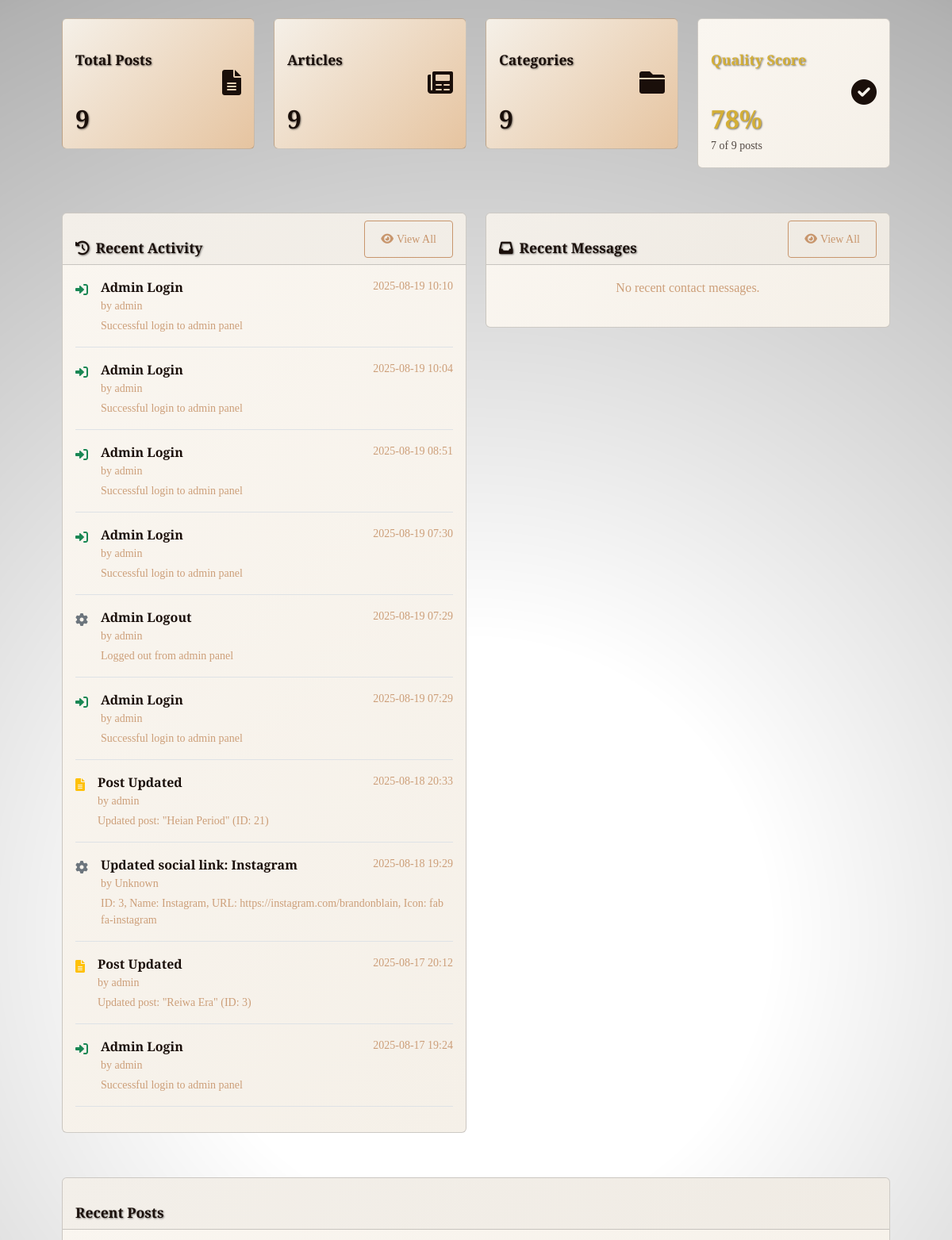
The page /admin (signed in, middle part) on the database as committed earlier.
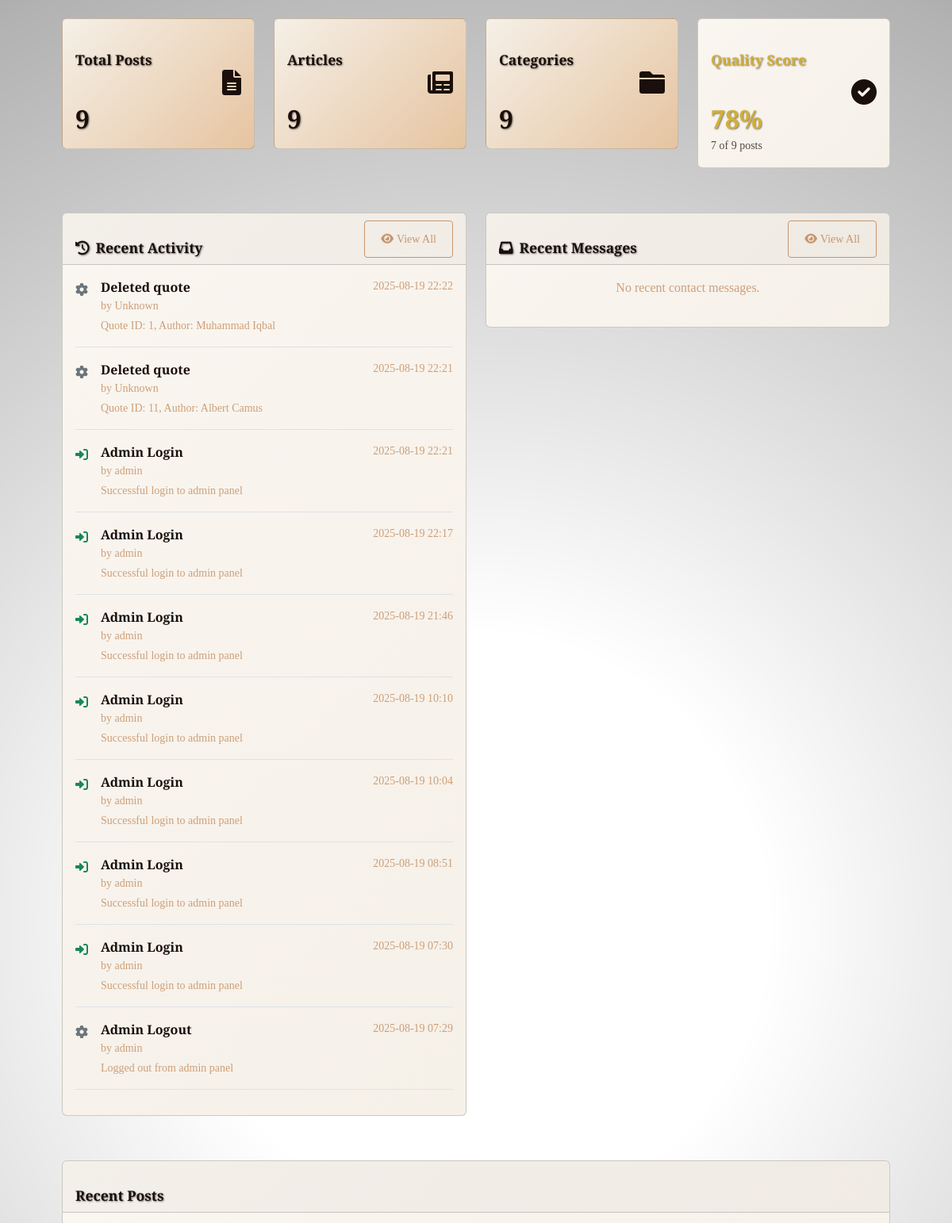
The same page on the database as committed later.
### tables this page shows
CREATE TABLE activity_log (
                    id INTEGER PRIMARY KEY AUTOINCREMENT,
                    admin_username TEXT NOT NULL,
                    action TEXT NOT NULL,
                    details TEXT,
                    ip_address TEXT,
                    timestamp TIMESTAMP DEFAULT CURRENT_TIMESTAMP
                );

### routes/admin.py (the view)
@admin.route('/admin')
@admin_required
def admin_dashboard():
    posts = PostModel.get_articles_paginated(page=1, per_page=20)  # Get recent posts with category info
    stats = AdminModel.get_post_statistics()
    categories = CategoryModel.get_all_categories()
    recent_activities = ActivityLogModel.get_recent_activities(limit=10)
    recent_contact_messages = ContactModel.get_recent_messages(limit=5)
    all_posts = PostModel.get_articles_paginated(page=1, per_page=1000)  # Get all posts for quality analysis
    quality_stats = {
        'no_image': 0,
        'short_description': 0,
        'short_content': 0,
        'good': 0,
        'total': len(all_posts)
    }
    for post in all_posts:
        has_warnings = False
        if not post['image_filename']:
            quality_stats['no_image'] += 1
            has_warnings = True
        if not post['excerpt'] or len(post['excerpt']) < 50:
            quality_stats['short_description'] += 1
            has_warnings = True
        import re
        clean_content = re.sub('<[^<]+?>', '', post['content'] or '')
        if len(clean_content) < 200:
            quality_stats['short_content'] += 1
            has_warnings = True
        if not has_warnings:
            quality_stats['good'] += 1
    return render_template('admin/dashboard.html',
                         posts=posts,
                         stats=stats,
                         categories=categories,
                         recent_activities=recent_activities,
                         recent_contact_messages=recent_contact_messages,
                         quality_stats=quality_stats)

### templates/admin/dashboard.html (shortened to what this page needs)
{% extends "base.html" %}
{% block content %}
<div class="row mb-4">
    <div class="col-md-3">
        <div class="card bg-primary text-white">
            <div class="card-body">
                <div class="d-flex align-items-center">
                    <div class="flex-grow-1">
                        <h5 class="card-title">Total Posts</h5>
                        <h2 class="mb-0">{{ stats.total_posts }}</h2>
                    </div>
                    <div class="flex-shrink-0">
                        <i class="fas fa-file-alt fa-2x"></i>
                    </div>
                </div>
            </div>
        </div>
    </div>
    <div class="col-md-3">
        <div class="card bg-info text-white">
            <div class="card-body">
                <div class="d-flex align-items-center">
                    <div class="flex-grow-1">
                        <h5 class="card-title">Articles</h5>
                        <h2 class="mb-0">{{ stats.total_articles }}</h2>
                    </div>
                    <div class="flex-shrink-0">
                        <i class="fas fa-newspaper fa-2x"></i>
                    </div>
                </div>
            </div>
        </div>
    </div>
    <div class="col-md-3">
        <div class="card bg-success text-white">
            <div class="card-body">
                <div class="d-flex align-items-center">
                    <div class="flex-grow-1">
                        <h5 class="card-title">Categories</h5>
                        <h2 class="mb-0">{{ categories|length }}</h2>
                    </div>
                    <div class="flex-shrink-0">
                        <i class="fas fa-folder fa-2x"></i>
                    </div>
                </div>
            </div>
        </div>
    </div>
    <div class="col-md-3">
        <div class="card {% if quality_stats.total > 0 and (quality_stats.good / quality_stats.total) >= 0.8 %}bg-success{% elif quality_stats.total > 0 and (quality_stats.good / quality_stats.total) >= 0.5 %}bg-warning{% else %}bg-danger{% endif %} text-white">
            <div class="card-body">
                <div class="d-flex align-items-center">
                    <div class="flex-grow-1">
                        <h5 class="card-title">Quality Score</h5>
                        <h2 class="mb-0">
                            {% if quality_stats.total > 0 %}
                                {{ ((quality_stats.good / quality_stats.total) * 100)|round(0)|int }}%
                            {% else %}
                                0%
                            {% endif %}
                        </h2>
                        <small class="opacity-75">{{ quality_stats.good }} of {{ quality_stats.total }} posts</small>
                    </div>
                    <div class="flex-shrink-0">
                        <i class="fas fa-check-circle fa-2x"></i>
                    </div>
                </div>
            </div>
        </div>
    </div>
</div>
<div class="row mb-4">
    <div class="col-lg-6">
        <div class="card">
            <div class="card-header d-flex justify-content-between align-items-center">
                <h5 class="mb-0"><i class="fas fa-history me-2"></i>Recent Activity</h5>
                <a href="{{ url_for('admin.admin_activity_log') }}" class="btn btn-outline-primary btn-sm">
                    <i class="fas fa-eye me-1"></i>View All
                </a>
            </div>
            <div class="card-body">
                {% if recent_activities %}
                    <div class="activity-timeline">
                        {% for activity in recent_activities %}
                        <div class="activity-item border-bottom pb-3 mb-3">
                            <div class="d-flex align-items-start">
                                <div class="activity-icon me-3 mt-1">
                                    {% if 'Contact Message' in activity.action %}
                                        <i class="fas fa-envelope text-info"></i>
                                    {% elif 'Login' in activity.action %}
                                        <i class="fas fa-sign-in-alt text-success"></i>
                                    {% elif 'Email' in activity.action %}
                                        <i class="fas fa-mail-bulk text-primary"></i>
                                    {% elif 'Post' in activity.action %}
                                        <i class="fas fa-file-alt text-warning"></i>
                                    {% else %}
                                        <i class="fas fa-cog text-secondary"></i>
                                    {% endif %}
                                </div>
                                <div class="activity-content flex-grow-1">
                                    <div class="d-flex justify-content-between align-items-start">
                                        <div>
                                            <strong class="activity-action">{{ activity.action }}</strong>
                                            <div class="activity-user text-muted small">
                                                by {{ activity.admin_username }}
                                            </div>
                                        </div>
                                        <small class="text-muted">
                                            {{ activity.timestamp[:16] }}
                                        </small>
                                    </div>
                                    {% if activity.details %}
                                    <div class="activity-details text-muted small mt-1">
                                        {{ activity.details[:100] }}{% if activity.details|length > 100 %}...{% endif %}
                                    </div>
                                    {% endif %}
                                </div>
                            </div>
                        </div>
                        {% endfor %}
                    </div>
                {% else %}
                    <p class="text-muted text-center">No recent activity found.</p>
                {% endif %}
            </div>
        </div>
    </div>
    <div class="col-lg-6">
        <div class="card">
            <div class="card-header d-flex justify-content-between align-items-center">
                <h5 class="mb-0"><i class="fas fa-inbox me-2"></i>Recent Messages</h5>
                <a href="{{ url_for('admin.admin_contact_messages') }}" class="btn btn-outline-primary btn-sm">
                    <i class="fas fa-eye me-1"></i>View All
                </a>
            </div>
            <div class="card-body">
                {% if recent_contact_messages %}
                    {% for message in recent_contact_messages %}
                    <div class="message-item border-bottom pb-3 mb-3">
                        <div class="d-flex align-items-start">
                            <div class="message-icon me-3 mt-1">
                                <i class="fas fa-user-circle text-primary fa-lg"></i>
                            </div>
                            <div class="message-content flex-grow-1">
                                <div class="d-flex justify-content-between align-items-start">
                                    <div>
                                        <strong class="message-subject">{{ message.subject }}</strong>
                                        <div class="message-from text-muted small">
                                            from {{ message.name }} ({{ message.email }})
                                        </div>
                                    </div>
                                    <small class="text-muted">
                                        {{ message.created_at[:16] }}
                                    </small>
                                </div>
                                <div class="message-preview text-muted small mt-1">
                                    {{ message.message[:80] }}{% if message.message|length > 80 %}...{% endif %}
                                </div>
                                <div class="message-actions mt-2">
                                    <a href="mailto:{{ message.email }}?subject=Re: {{ message.subject }}" class="btn btn-outline-primary btn-xs">
                                        <i class="fas fa-reply me-1"></i>Reply
                                    </a>
                                </div>
                            </div>
                        </div>
                    </div>
                    {% endfor %}
                {% else %}
                    <p class="text-muted text-center">No recent contact messages.</p>
                {% endif %}
            </div>
        </div>
    </div>
</div>
<div class="row">
    <div class="col-12">
        <div class="card">
            <div class="card-header">
                <h5 class="mb-0">Recent Posts</h5>
            </div>
            <div class="card-body">
            </div>
        </div>
    </div>
</div>
{% endblock %}

### templates/base.html (shortened to what this page needs)
<!DOCTYPE html>
<html lang="en">
<head>
    <link href="https://cdn.jsdelivr.net/npm/bootstrap@5.3.0/dist/css/bootstrap.min.css" rel="stylesheet">
    <link href="https://cdnjs.cloudflare.com/ajax/libs/font-awesome/6.0.0/css/all.min.css" rel="stylesheet">
    <link href="{{ url_for('static', filename='css/style.css') }}" rel="stylesheet">
</head>
<body>
    <main class="content-section">
        <div class="container mt-4">
            {% block content %}{% endblock %}
        </div>
    </main>
    <link href="https://cdn.quilljs.com/1.3.7/quill.snow.css" rel="stylesheet">
</body>
</html>

Rows that differ between the two databases and show on the page:
no longer on this page (row unchanged): activity_log: action "Admin Login", admin_username "admin", timestamp "2025-08-19 07:29", details "Successful login to admin panel"
no longer on this page (row unchanged): activity_log: action "Post Updated", admin_username "admin", timestamp "2025-08-18 20:33", details "Updated post: \"Heian Period\" (ID: 21)"
no longer on this page (row unchanged): activity_log: action "Updated social link: Instagram", admin_username "Unknown", timestamp "2025-08-18 19:29", details "ID: 3, Name: Instagram, URL: https://instagram.com/brandonblain, Icon: fab fa-instagram"
no longer on this page (row unchanged): activity_log: action "Post Updated", admin_username "admin", timestamp "2025-08-17 20:12", details "Updated post: \"Reiwa Era\" (ID: 3)"
no longer on this page (row unchanged): activity_log: action "Admin Login", admin_username "admin", timestamp "2025-08-17 19:24", details "Successful login to admin panel"
added activity_log: action "Deleted quote", admin_username "Unknown", timestamp "2025-08-19 22:22", details "Quote ID: 1, Author: Muhammad Iqbal"
added activity_log: action "Deleted quote", admin_username "Unknown", timestamp "2025-08-19 22:21", details "Quote ID: 11, Author: Albert Camus"
added activity_log: action "Admin Login", admin_username "admin", timestamp "2025-08-19 22:21", details "Successful login to admin panel"
added activity_log: action "Admin Login", admin_username "admin", timestamp "2025-08-19 22:17", details "Successful login to admin panel"
added activity_log: action "Admin Login", admin_username "admin", timestamp "2025-08-19 21:46", details "Successful login to admin panel"
